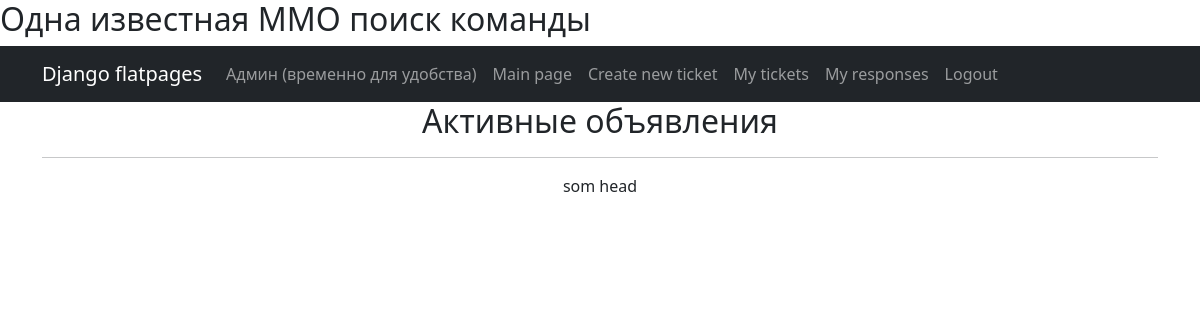
Page /my_tickets/ (signed in) on the earlier database version.
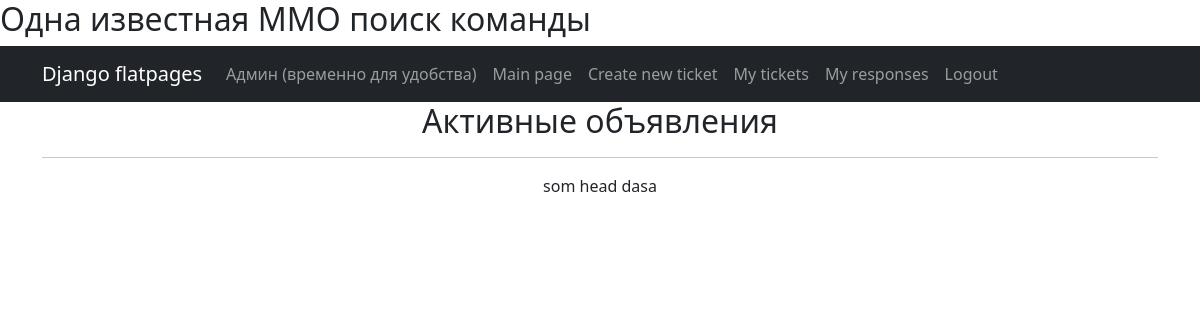
Same page on the later database version.
### tickets/models.py (models this page shows, shortened)
class Ticket(models.Model):
    author = models.ForeignKey(User, on_delete=models.CASCADE)
    head = models.CharField(max_length=200)
    body = CKEditor5Field('Text', config_name='extends')
    category = models.CharField(choices=categories, max_length=25)
    pubdate = models.DateField(auto_now_add=True)

### tickets/views.py (the view)
# urls.py: path('my_tickets/', UserTicketsList.as_view()),
class UserTicketsList(ListView, LoginRequiredMixin):  # вьюшка для просмотра всех своих тикетов TODO страница доступна только для авторизованных
    model = Ticket
    ordering = 'pubdate'
    template_name = 'my_tickets.html'  # TODO копия основной страницы + кнопка редактировать тикет
    context_object_name = 'my_tickets'
    def get_queryset(self):
        return Ticket.objects.filter(author=self.request.user)

### templates/my_tickets.html (shortened to what this page needs)
{% extends 'flatpages/default.html' %}
    {% block title %}
    <h2>Одна известная ММО поиск команды</h2>
    {% endblock title %}
    {% block content %}
    <h2>Активные объявления</h2>
    <hr>
    {% for ticket in my_tickets %}
    {{ ticket.head }}
    {% endfor %}
    {% endblock content %}

Differences in the rows shown:
added Ticket: head "dasa"
